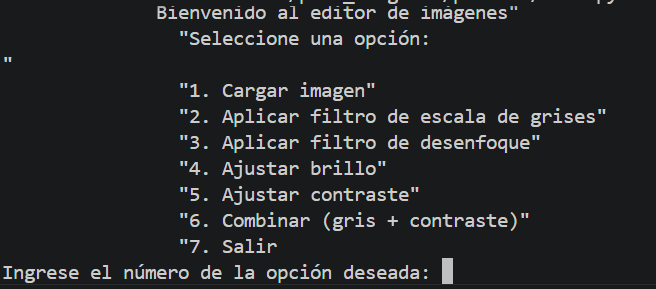
#> input picture src/procesador_imagen/filtros-manuales/menu.png, 656 x 289 px
$ python -i procesor_img.py   (imports and definitions only)   (older library calls are emulated)
#> lines starting #> are read from the running program, lines starting #| are printed output that depends on the picture; after the words box and inside, x2 and y2 are one past the last pixel; in counts of white or black regions, pixels touching at a corner belong together
import cv2
# Trabaja mejor para el tratamiento de imagenes con el objetivo del del tp.
import numpy as np

# La idea es no dejar al usuario la parametrización de los filtros.
# Se parte de una optimización estandar de los parametros ideales para el objetivo del trabajo
# y en función de eso, lo primero que se hace se evalua la imagen de ingreso si se ajusta a ese molde ideal,
# y en función de los resultados de ese analisis se procedera a realizarles cambios que la acerquen al modelo ideal.


class OCRProcesador:

    def __init__(self):

        # Configuración base de las imagenes que se usaran para el posterior procesamiento

        self.min_width = 1200

        self.dark_threshold = 100

        self.blur_threshold = 80


    def analisar_image(self, img):

        # Esta función tiene la función de analizar la imagen de entrada para evaluar la calidad de la misma

        # Convertir a escala de grises
        gray = cv2.cvtColor(img, cv2.COLOR_BGR2GRAY)

        brightness = np.mean(gray)

        blur = cv2.Laplacian(gray, cv2.CV_64F).var()

        height, width = img.shape[:2]

        return {
            "brightness": brightness,
            "blur": blur,
            "width": width,
            "height": height
        }


    def upscale_image(self, img):

        # Regulamos el tamaño de la imagen

        upscaled = cv2.resize(
            img,
            None,
            fx=2,
            fy=2,
            interpolation=cv2.INTER_CUBIC
        )

        return upscaled


    def apply_clahe(self, gray):

        # Mejoramos el contraste en imagenes oscuras o muy luminosas

        clahe = cv2.createCLAHE(
            clipLimit=2.0,
            tileGridSize=(8, 8)
        )

        return clahe.apply(gray)


    def ruido(self, gray):

        # Quitamos el ruido para mejorar imagenes borrosas

        denoised = cv2.fastNlMeansDenoising(
            gray,
            None,
            h=10
        )

        return denoised


    def adaptive_threshold(self, gray):

        # Conversión una imagen en escala de grises a binaria con un umbral.

        thresh = cv2.adaptiveThreshold(
            gray,
            255,
            cv2.ADAPTIVE_THRESH_GAUSSIAN_C,
            cv2.THRESH_BINARY,
            11,
            2
        )

        return thresh


    def deskew(self, image):

        # Corrige las inclinaciones en las imagenes

        coords = np.column_stack(np.where(image > 0))

        angle = cv2.minAreaRect(coords)[-1]

        if angle < -45:
            angle = -(90 + angle)
        else:
            angle = -angle

        (h, w) = image.shape[:2]

        center = (w // 2, h // 2)

        M = cv2.getRotationMatrix2D(center, angle, 1.0)

        rotated = cv2.warpAffine(
            image,
            M,
            (w, h),
            flags=cv2.INTER_CUBIC,
            borderMode=cv2.BORDER_REPLICATE
        )

        return rotated


    # PIPELINE PRINCIPAL


    def proces(self, input_path, output_path):


#> called with input_path = 'filtros-manuales/menu.png', output_path = 'out.png'
        img = cv2.imread(input_path)
#> img is the input picture: shape (289, 656, 3); mean B, G, R 38.4, 37.4, 36.5

        if img is None:
            print("Error cargando imagen")
            return

        # Analisis de imagen

        analysis = self.analisar_image(img)
#> in analisar_image, `gray = cv2.cvtColor(img, cv2.COLOR_BGR2GRAY)`:
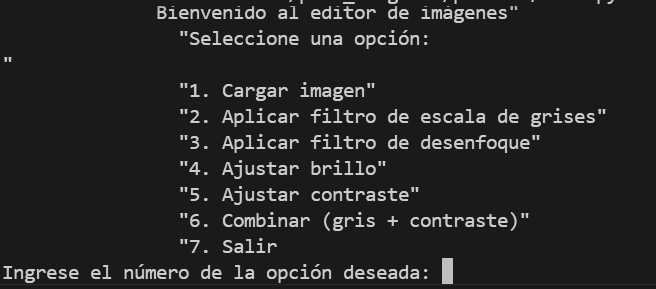
#> gray: shape (289, 656); min 26, max 204, mean 37.4
#> in analisar_image, `brightness = np.mean(gray)`: brightness = 37.4
#> in analisar_image, `blur = cv2.Laplacian(gray, cv2.CV_64F).var()`: blur = 3474.5
#> analysis = {'brightness': 37.4, 'blur': 3474.5, 'width': 656, 'height': 289}

        print("\n=== ANALISIS ===")

        print(f"Brightness: {analysis['brightness']:.2f}")
#| Brightness: 37.40

        print(f"Blur: {analysis['blur']:.2f}")
#| Blur: 3474.53

        print(f"Width: {analysis['width']}")
#| Width: 656

        print(f"Height: {analysis['height']}")
#| Height: 289


        # Corrigiendo tamaño

        if analysis["width"] < self.min_width:

            print("Aplicando upscale...")

            img = self.upscale_image(img)
#> in upscale_image, `upscaled = cv2.resize( img, None, fx=2, fy=2, interpolation=cv2.INTER_..`:
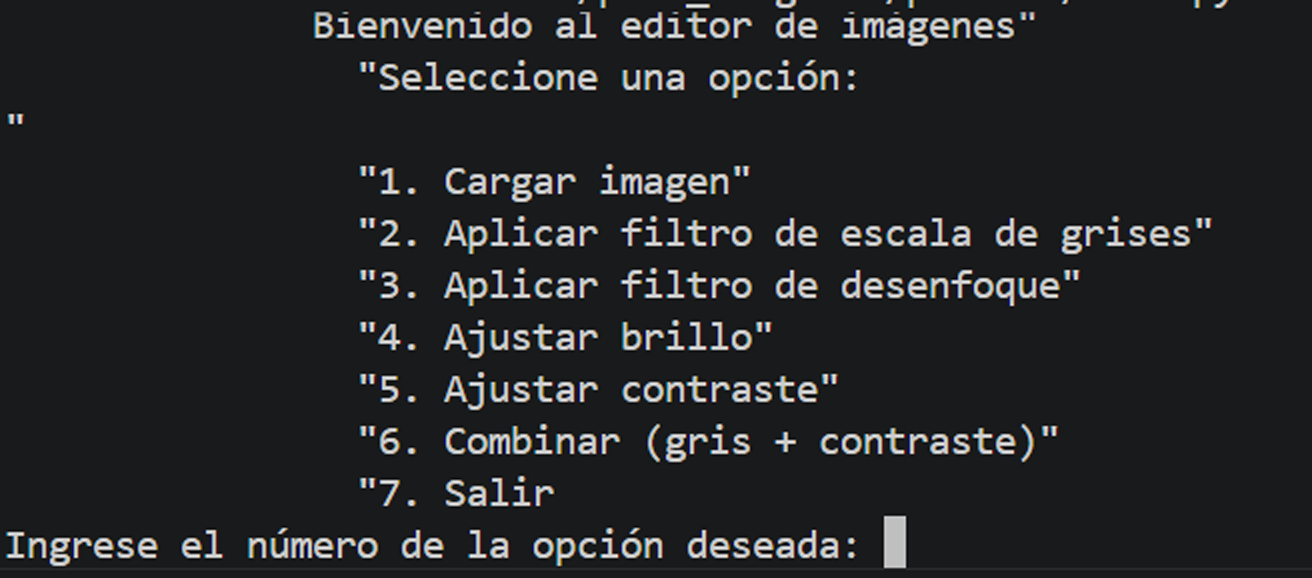
#> upscaled: shape (578, 1312, 3); mean B, G, R 38.4, 37.4, 36.5


        # Escala de grise


        gray = cv2.cvtColor(img, cv2.COLOR_BGR2GRAY)
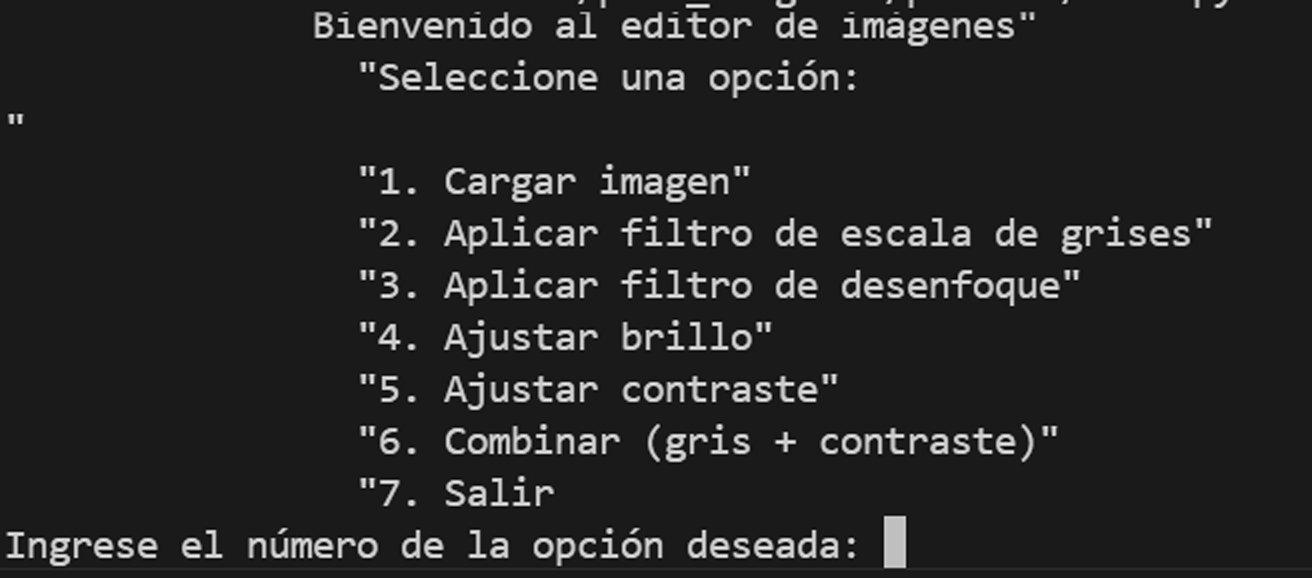
#> gray: shape (578, 1312); min 0, max 244, mean 37.4


        # Binarización


        if analysis["brightness"] < self.dark_threshold:

            print("Aplicando CLAHE...")

            gray = self.apply_clahe(gray)


        # Corrigiendo ruido


        if analysis["blur"] < self.blur_threshold:

            print("Aplicando denoise...")

            gray = self.denoise(gray)


        # Binarización de la imagen


        print("Aplicando threshold adaptativo...")

        processed = self.adaptive_threshold(gray)
#> in adaptive_threshold, `thresh = cv2.adaptiveThreshold( gray, 255, cv2.ADAPTIVE_THRESH_GAUSSIA..`:
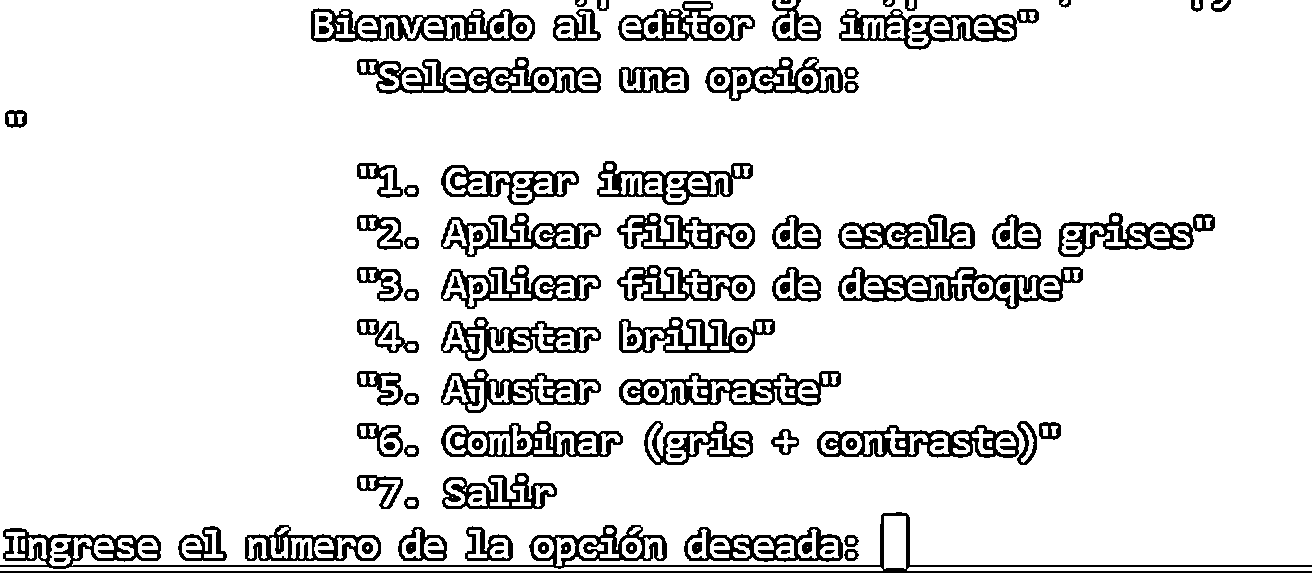
#> thresh: shape (578, 1312); 88.9% white; 161 black regions, largest, box (x1, y1, x2, y2) and area: (0, 512, 1312, 573) 9746, (357, 57, 601, 94) 3438, (838, 267, 1083, 309) 3269


        # Corrigiendo las inclinaciones problemáticas


        print("Corrigiendo inclinacion...")

        processed = self.deskew(processed)
#> in deskew, `coords = np.column_stack(np.where(image > 0))`: coords = 673793 pairs, first value 0 to 577, second value 0 to 1311
#> in deskew, `angle = cv2.minAreaRect(coords)[-1]`: angle = -90
#> in deskew, `angle = -(90 + angle)`: angle = 0
#> in deskew, `M = cv2.getRotationMatrix2D(center, angle, 1.0)`: M = [[1, 0, 0], [0, 1, 0]]


        # GUARDAR RESULTADO


        cv2.imwrite(output_path, processed)

        print("\nImagen procesada guardada:")

        print(output_path)# aqui va la logica del procesamiento de imagenes, se pueden agregar funciones para mejorar la calidad de la imagen, eliminar ruido, etc.

>>> result = OCRProcesador().proces('filtros-manuales/menu.png', 'out.png')
